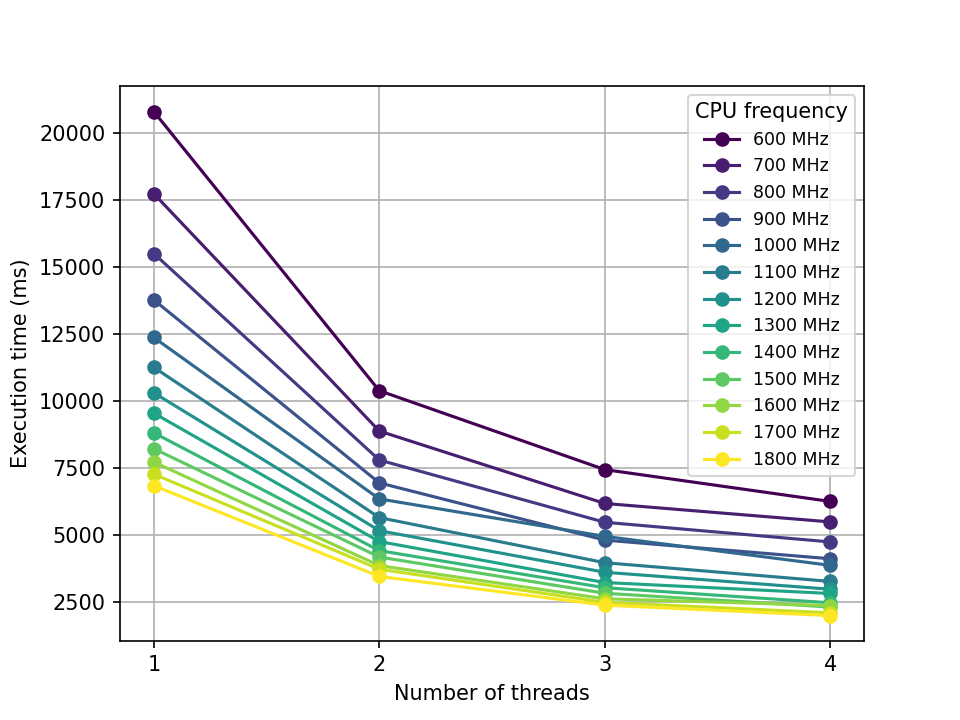

Recreate this plot in Python.
# parPlot.py
# Code written by AI
import re
import matplotlib
matplotlib.use("Agg")  # no display needed on the Pi
import matplotlib.pyplot as plt

text = open("results.txt").read().split("Part 5")[1]
series = {}  # frequency in kHz -> (threads, times)
freq = None
for line in text.splitlines():
    if m := re.match(r"Frequency \(kHz\): (\d+)", line):
        freq = int(m.group(1))
        series[freq] = ([], [])
    elif freq is not None and (m := re.match(r"Threads: (\d+),.*?Execution time: ([\d.]+) ms", line)):
        series[freq][0].append(int(m.group(1)))
        series[freq][1].append(float(m.group(2)))

colors = plt.cm.viridis([i / max(len(series) - 1, 1) for i in range(len(series))])
for color, (freq, (threads, times)) in zip(colors, series.items()):
    plt.plot(threads, times, "o-", color=color, label=f"{freq / 1000:g} MHz")
plt.xticks([1, 2, 3, 4])
plt.xlabel("Number of threads")
plt.ylabel("Execution time (ms)")
plt.legend(title="CPU frequency", fontsize="small")
plt.grid(True)
plt.savefig("parPlot.png", dpi=150)
print("Wrote parPlot.png")
